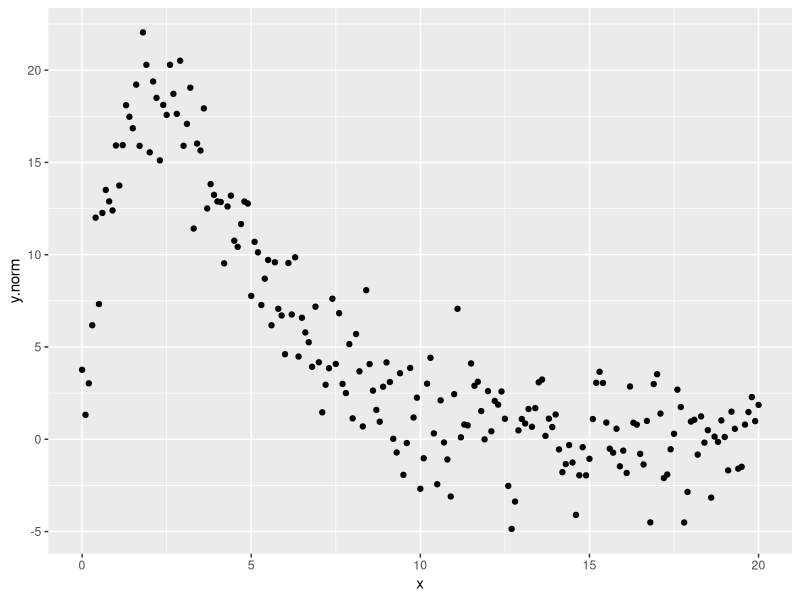
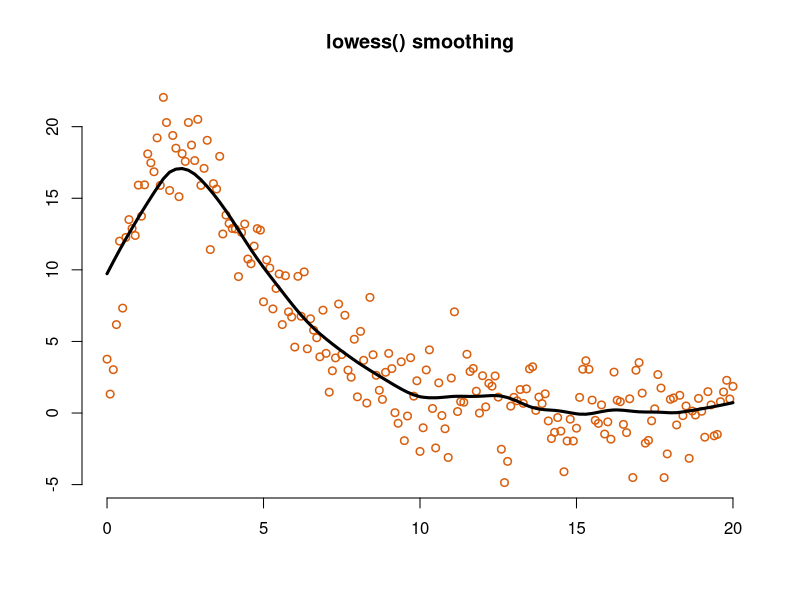
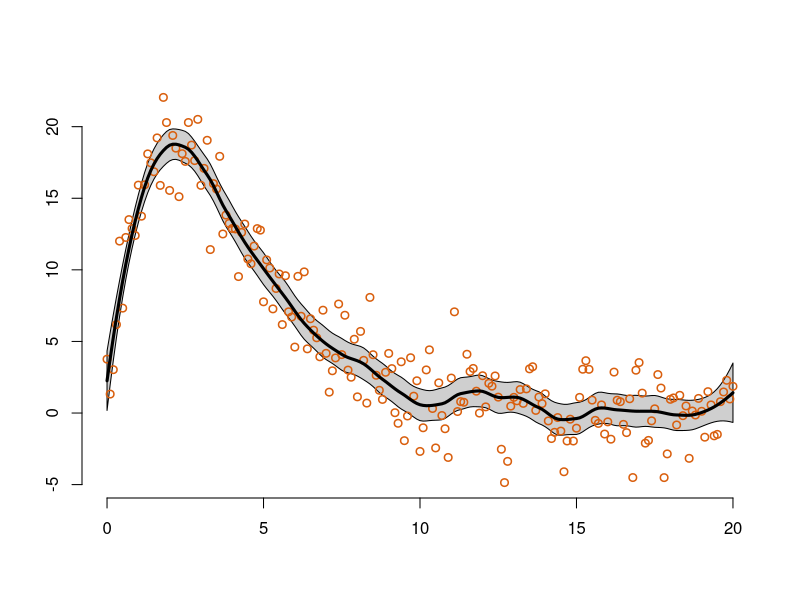
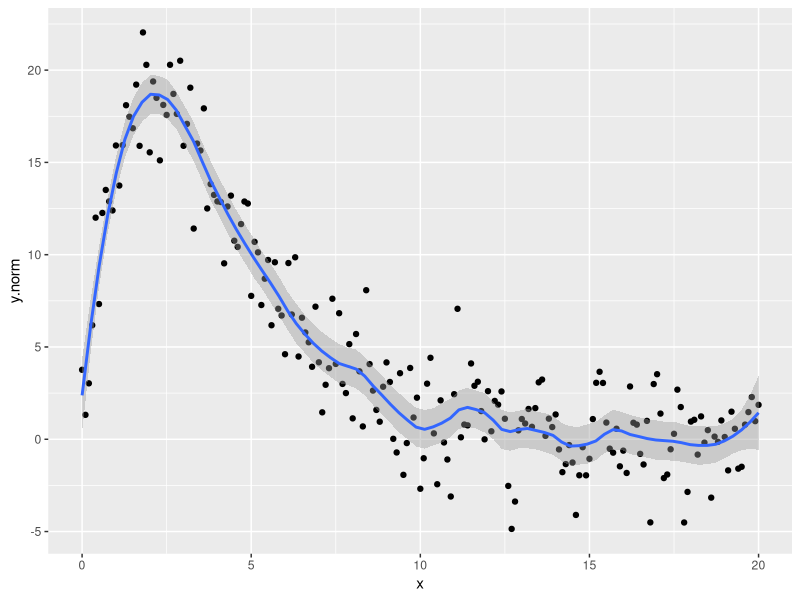
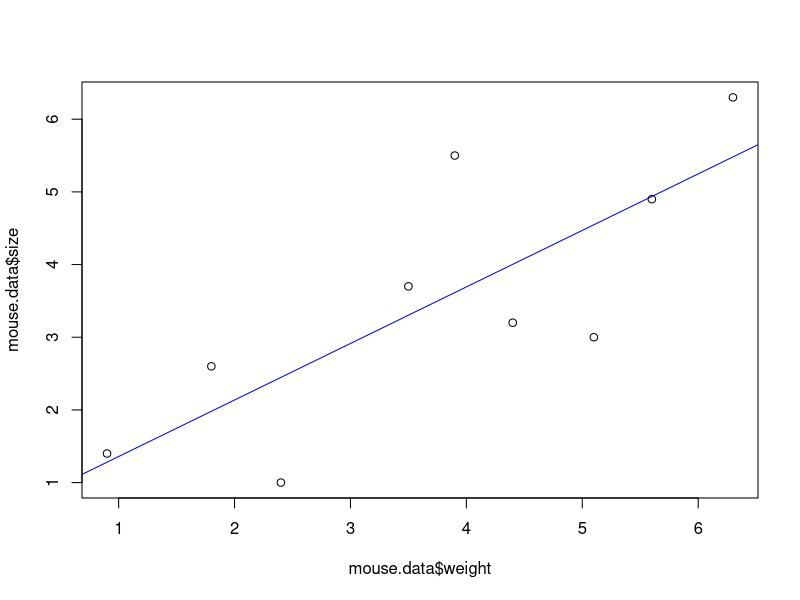
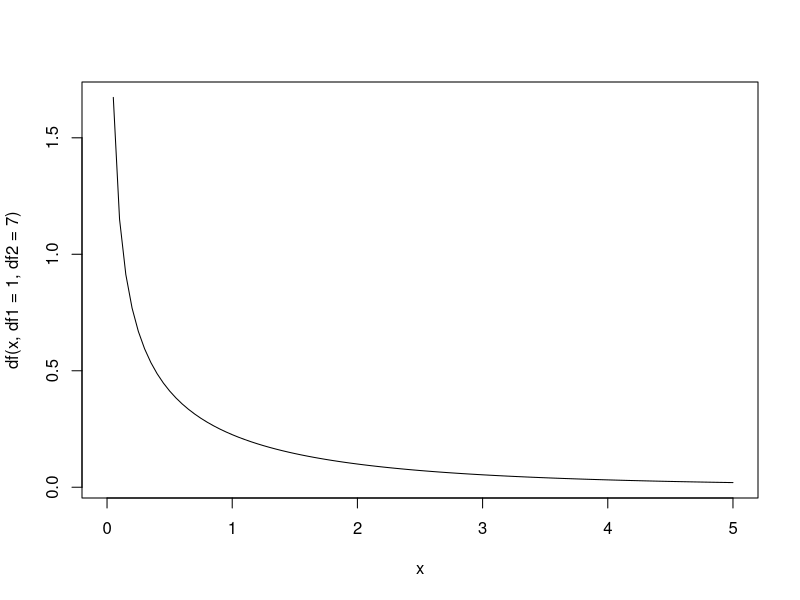

These figures' R source, in order:
## ---- chunk 1
library(ggplot2)
## ---- chunk 2
# noisy gamma distribution plot
x <- seq(from = 0, to = 20, by = 0.1)
y.gamma <- dgamma(x, shape = 2, scale = 2)
y.gamma.scaled <- y.gamma * 100

y.norm <- vector(length = 201)
for (i in 1:201) {
  y.norm[i] = rnorm(
      n = 1,
      mean = y.gamma.scaled[i],
      sd = 2
  )
}

data <- data.frame(x, y.norm)
data |> 
  ggplot(mapping = aes(
    x,
    y.norm
  )) +
  geom_point()
## ---- chunk 3
# by default "lowess()" fits a line in each window using 2/3's 
# of the data points
# y.norm ~ x says that y.norm is being modeled by x
# f is the fraction of points to use in each window

lo.fit.gamma <- lowess(y.norm ~ x, f = 1/5)
plot(data,
     frame.plot = F,
     xlab = "",
     ylab = "",
     col = "#d95f0e",
     lwd = 1.5
)
lines(x, lo.fit.gamma$y, col = "black", lwd = 3)
title("lowess() smoothing")
## ---- chunk 4
# by default "loess()" fits a parabola in each window using
# 75% of the data points

plx<-predict(
  loess(y.norm ~ x, 
        span=1/5, 
        degree=2, 
        family="symmetric", 
        iterations=4
  ), 
  se=T
)
 
## Now let's add a confidence interval to the loess() fit...
plot(
  data, 
  type="n", 
  frame.plot=FALSE,
  xlab="", 
  ylab="", 
  col="#d95f0e", 
  lwd=1.5
)
polygon(
  c(x, rev(x)), 
  c(
    plx$fit + qt(0.975,plx$df)*plx$se, 
    rev(plx$fit - qt(0.975,plx$df)*plx$se)
  ), 
  col="#99999977"
)
points(
  data, 
  col="#d95f0e", 
  lwd=1.5
)
lines(
  x, 
  plx$fit, 
  col="black", 
  lwd=3
)
## ---- chunk 5
data |> 
  ggplot(aes(x, y.norm)) +
  geom_point() +
  geom_smooth(span = 1/5)
  
## ---- chunk 6
## Here's the data from the video
mouse.data <- data.frame(
  weight=c(0.9, 1.8, 2.4, 3.5, 3.9, 4.4, 5.1, 5.6, 6.3),
  size=c(1.4, 2.6, 1.0, 3.7, 5.5, 3.2, 3.0, 4.9, 6.3))

mouse.data # print the data to the screen in a nice format

## plot a x/y scatter plot with the data
plot(mouse.data$weight, mouse.data$size)

## create a "linear model" - that is, do the regression
mouse.regression <- lm(size ~ weight, data=mouse.data)
## generate a summary of the regression
summary(mouse.regression)

## add the regression line to our x/y scatter plot
abline(mouse.regression, col="blue")
## ---- chunk 7
#| echo: false
curve(df(x, df1=1, df2=7), from=0, to=5)
